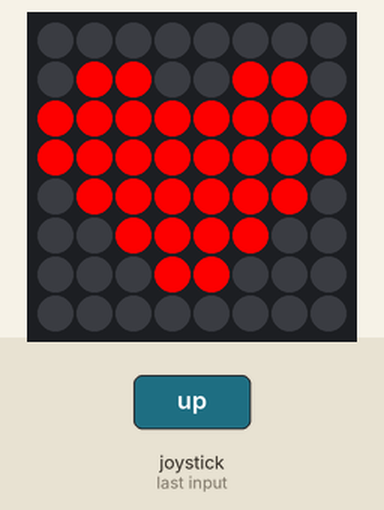
This program was run on a simulated Raspberry Pi (BCM pin numbers) with a Sense HAT. Parts: the Sense HAT's 8×8 RGB LED matrix. Inputs (shaded band) come from the test bench.

1.3 s: joystick pushed up
Above: at 1.7 s.
Timing chart, 0 to 4.3 s (numbered marks = the images above; inputs shaded):
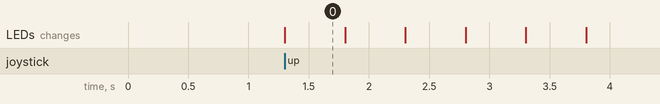

The program:

joystick_actions.py
```python
from sense_hat import SenseHat
from time import sleep
sense = SenseHat()
O = (0, 0, 0)
P = (255, 0, 0)

heart = [
    O, O, O, O, O, O, O, O,
    O, P, P, O, O, P, P, O,
    P, P, P, P, P, P, P, P,
    P, P, P, P, P, P, P, P,
    O, P, P, P, P, P, P, O,
    O, O, P, P, P, P, O, O,
    O, O, O, P, P, O, O, O,
    O, O, O, O, O, O, O, O
]

def red():
    sense.clear(255, 0, 0)

def blue():
    sense.clear(0, 0, 255)

def green():
    sense.clear(0, 255, 0)

def yellow():
    sense.clear(255, 255, 0)
def blinking_red_heart():
    for _ in range(5):
        sense.set_pixels(heart)
        sleep(0.5)
        sense.clear()
        sleep(0.5)
sense.stick.direction_up = blinking_red_heart
sense.stick.direction_down = blue
sense.stick.direction_left = green
sense.stick.direction_right = yellow
sense.stick.direction_middle = sense.clear
while True:
    pass
```

Measured:
- after the input at 1.3 s, the LEDs: change at once (image 0)
- what the display in image 0 shows lasts 0.5 s, from 1.3 s to 1.8 s
